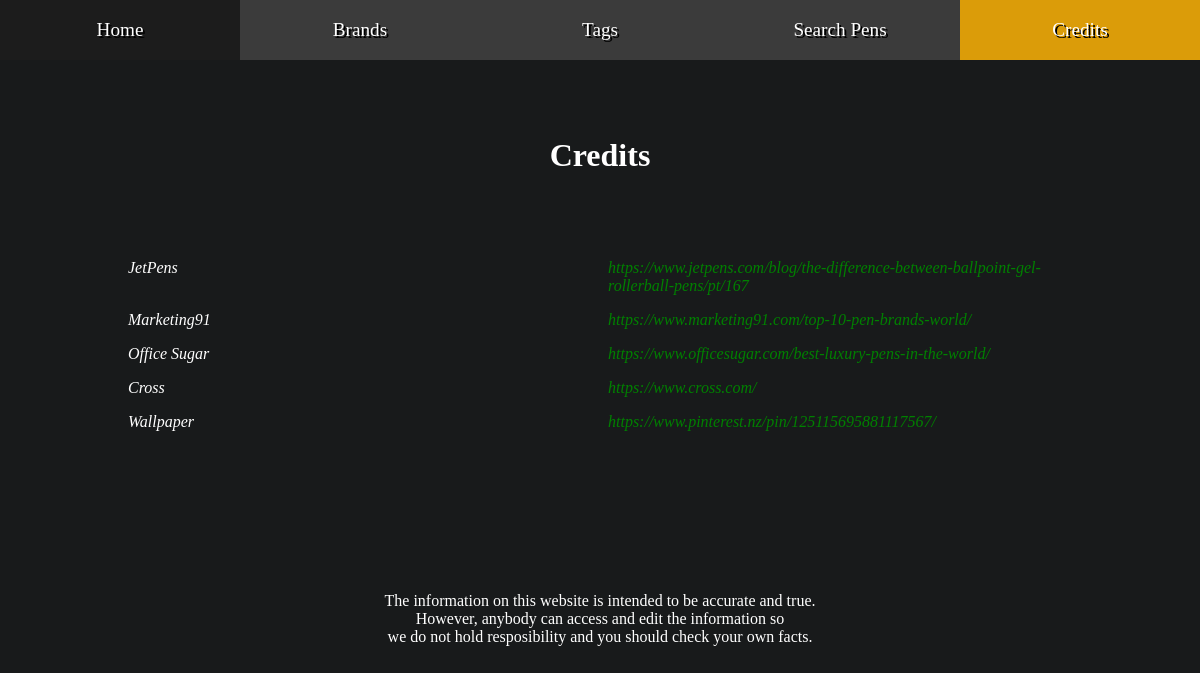
The page /credits on the database as committed earlier.
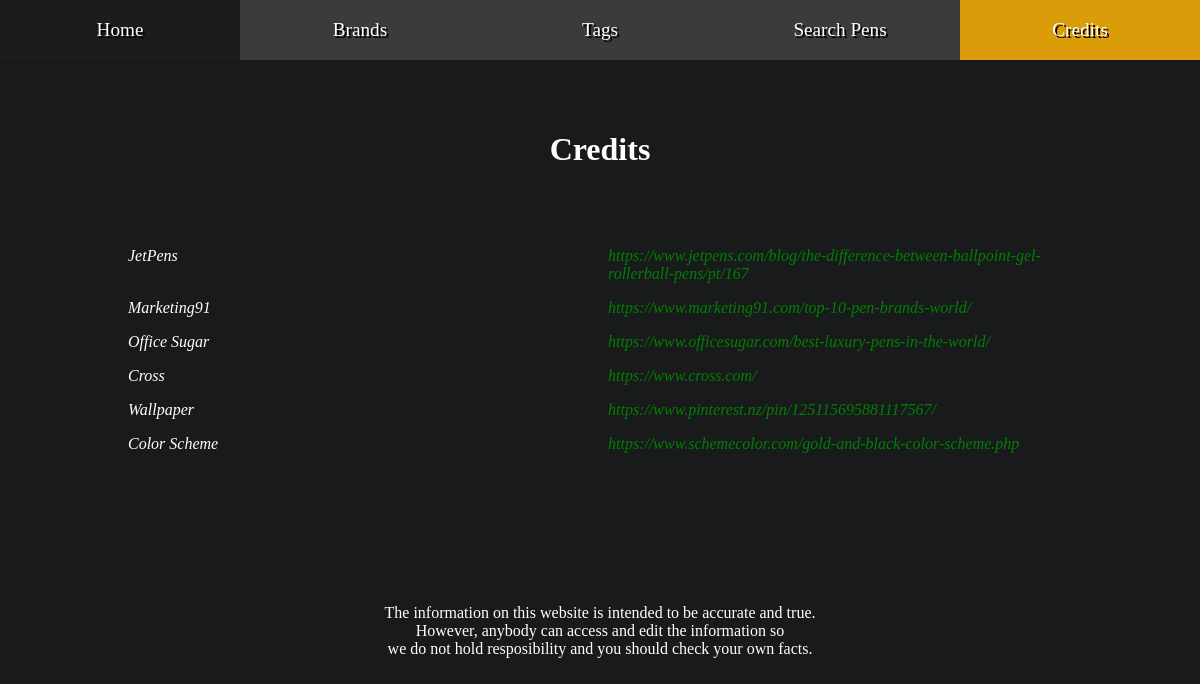
The same page on the database as committed later.
### models.py (models this page shows, shortened)
class Credit(db.Model):
    __tablename__ = "Credit"
    id = db.Column(db.Integer, primary_key = True)
    name = db.Column(db.String, nullable = False)
    link = db.Column(db.Text, nullable = False)

### main.py (the view)
@app.route('/credits')
def credits():
    credits = models.Credit.query.all()
    return render_template('credits.html', page_title=' CREDITS', credits = credits)

### templates/credits.html
{% extends 'layout.html' %}
{% block content %}
<div class="section">
  <h1 style="margin: auto;">Credits</h1>
  <div id="credits-container">
    <i id="credits">
      {% for credit in credits %}
      <p>{{ credit.name }}</p>
      <a href="{{ credit.link }}" style="color: green;">{{ credit.link }}</a>
      {% endfor %}
    </i>
  </div>
  <div>
    <p style="text-align: center;">The information on this website is intended to be accurate and true.<br>
      However, anybody can access and edit the information so<br>
      we do not hold resposibility and you should check your own facts.
    </p>
  </div>
</div>
{% endblock %}

### templates/layout.html (shortened to what this page needs)
<!doctype html>
<html>
    <head>
        <link rel="stylesheet" href="/static/css/style.css">
        <link rel="stylesheet" href="https://cdnjs.cloudflare.com/ajax/libs/font-awesome/5.14.0/css/all.min.css" />
    </head>
    <body>
        <div id="main">
            {% include 'nav.html' %}
            {% block content %}{% endblock %}
        </div>
    </body>
</html>

### templates/nav.html
<nav>
    <a href="/#home" class="navlink" id="homelink"><p>Home</p></a>
    <a href="/#brands" class="navlink"><p>Brands</p></a>
    <a href="/#tags" class="navlink"><p>Tags</p></a>
    <a href="/search" id="searchlink"><p>Search Pens</p></a>
    <a href="/credits" id="creditslink"><p>Credits</p></a>
</nav>
<div style="padding-top: 60px;"></div>

### static/css/style.css (style rules this page uses)
* { padding: 0; margin: 0; box-sizing: border-box; }
html { height: 100%; }
body { background-color: #181a1b; color: white; height: 100%; overflow: hidden; font-family: cursive; --theme-color: #db9c09; --black-color: #1C1C1C; --gray-color: #3B3B3B; --navbar-items: 4; --navbar-height: 60px; }
#main { scroll-behavior: smooth; height: 100%; width: 100%; overflow-y: scroll; scroll-snap-type: y mandatory; scroll-padding-top: var(--navbar-height); }
.section { width: 100%; min-height: calc(100vh - var(--navbar-height)); display: grid; place-items: start center; scroll-snap-align: start; }
h1, h2, h3 { text-align: center; }
nav { overflow: hidden; background-color: var(--gray-color); position: fixed; width: 100%; height: var(--navbar-height); z-index: 1000; transition: all 0.4s ease; display: grid; grid-template-columns: repeat(var(--navbar-items), 1fr); place-items: center; }
nav a { width: 100%; height: 100%; display: grid; place-items: center; }
nav p { font-size: 1.2em; text-shadow: black 2px 2px; }
nav .active { background-color: var(--theme-color) !important; }
a { text-decoration: none; color: white; }
#credits-container { display: grid; place-items: center; max-width: 80%; }
#credits { display: grid; grid-template-columns: 1fr 1fr; }
#credits * { padding: 0.5em; }

Rows that differ between the two databases and show on the page:
added Credit: name "Color Scheme", link "https://www.schemecolor.com/gold-and-black-color-scheme.php"
